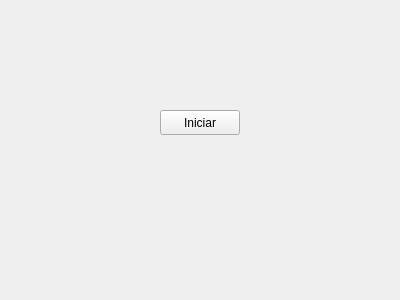
<?xml version="1.0" encoding="UTF-8"?>
<ui version="4.0">
 <class>Form</class>
 <widget class="QWidget" name="Form">
  <property name="geometry">
   <rect>
    <x>0</x>
    <y>0</y>
    <width>400</width>
    <height>300</height>
   </rect>
  </property>
  <property name="windowTitle">
   <string>Form</string>
  </property>
  <widget class="QPushButton" name="iniciar">
   <property name="geometry">
    <rect>
     <x>160</x>
     <y>110</y>
     <width>80</width>
     <height>25</height>
    </rect>
   </property>
   <property name="text">
    <string>Iniciar</string>
   </property>
  </widget>
 </widget>
 <resources/>
 <connections>
  <connection>
   <sender>iniciar</sender>
   <signal>clicked()</signal>
   <receiver>Form</receiver>
   <slot>slot1()</slot>
   <hints>
    <hint type="sourcelabel">
     <x>197</x>
     <y>127</y>
    </hint>
    <hint type="destinationlabel">
     <x>281</x>
     <y>156</y>
    </hint>
   </hints>
  </connection>
 </connections>
 <slots>
  <signal>signal1()</signal>
  <slot>slot1()</slot>
 </slots>
</ui>
